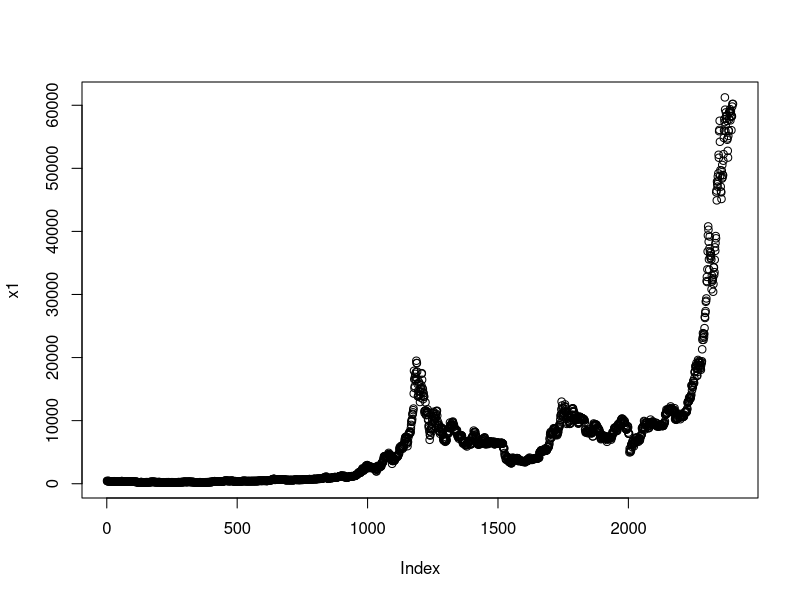
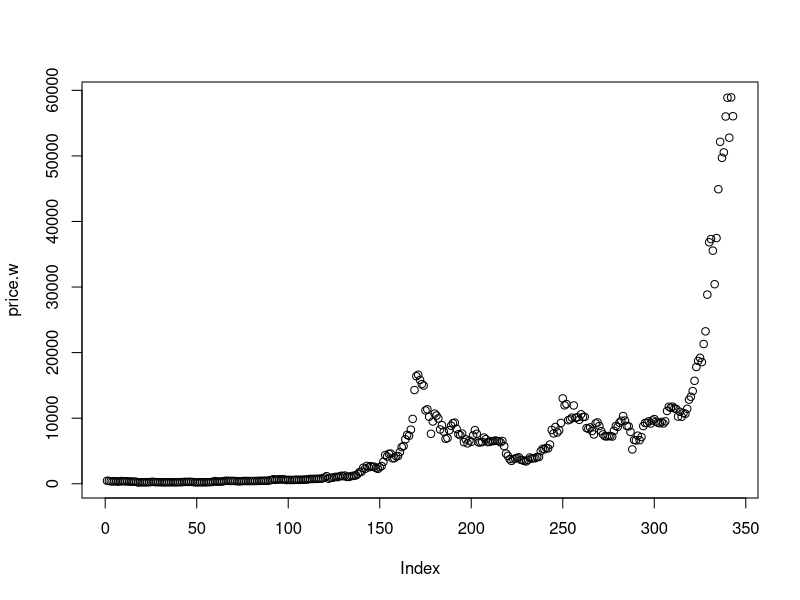
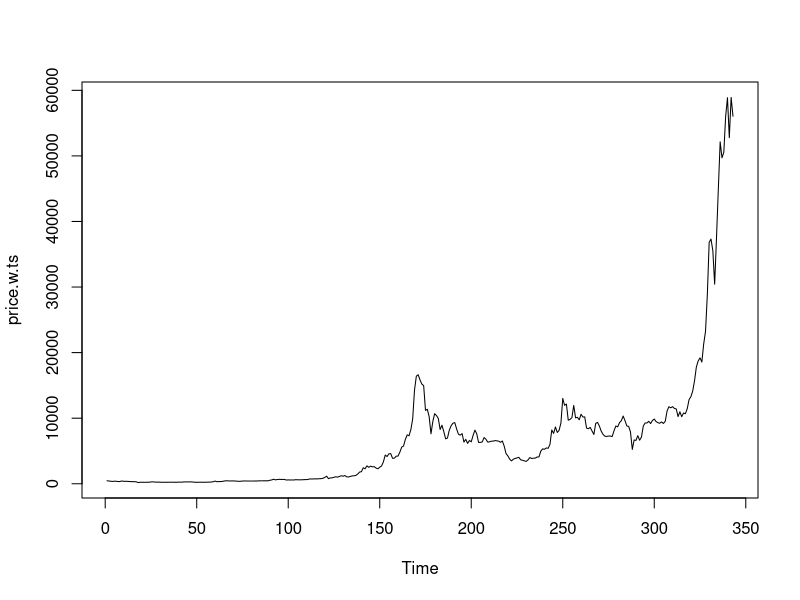
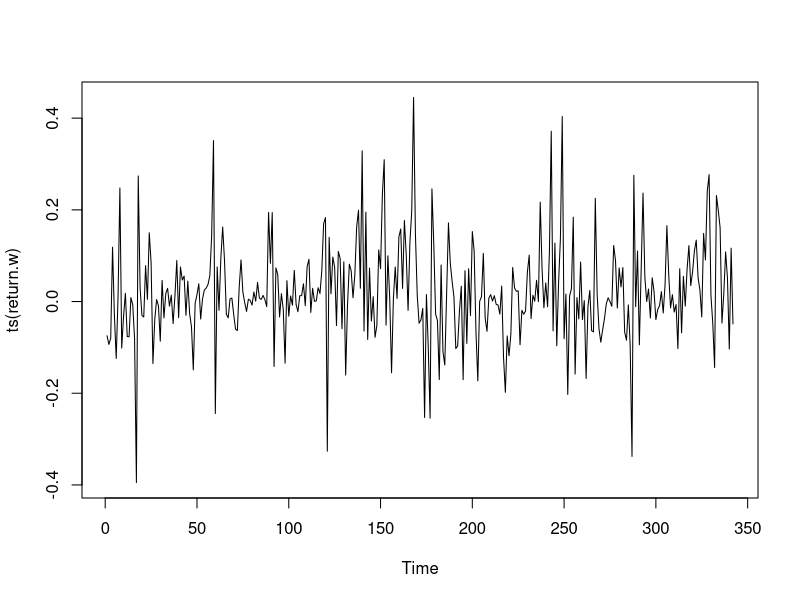
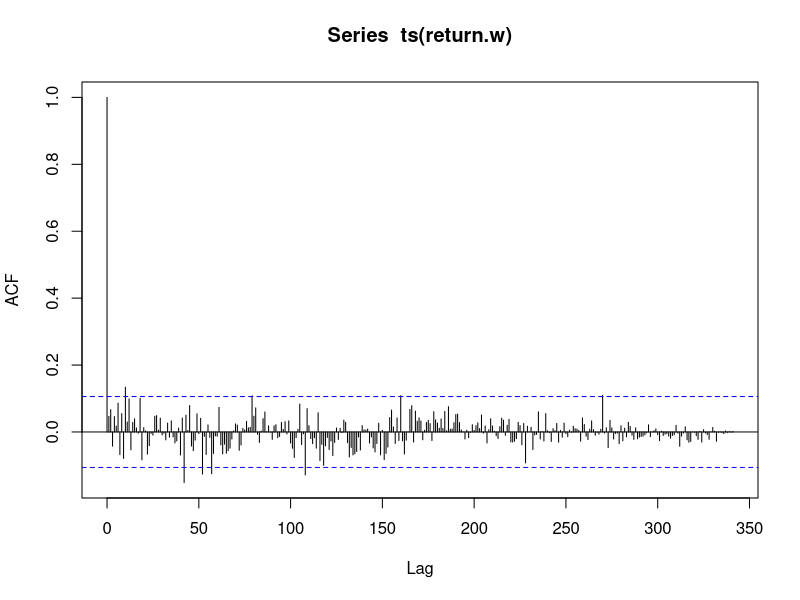
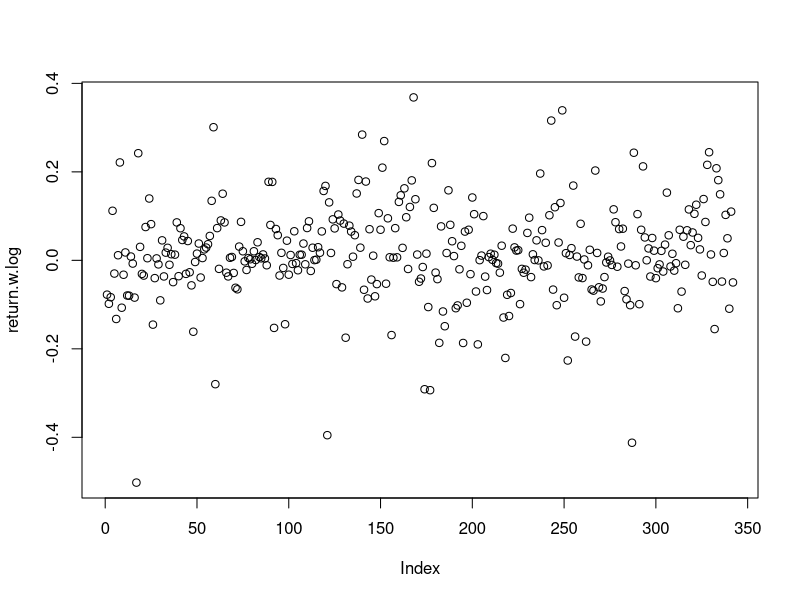
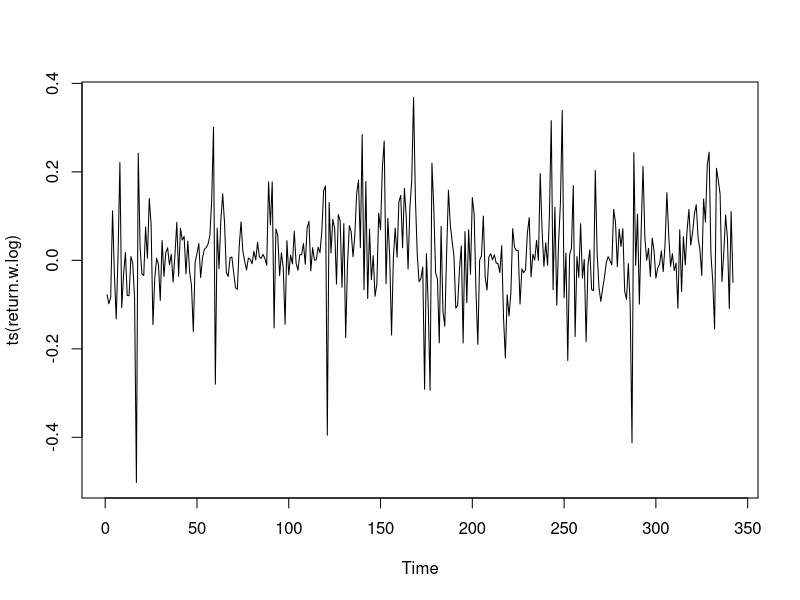
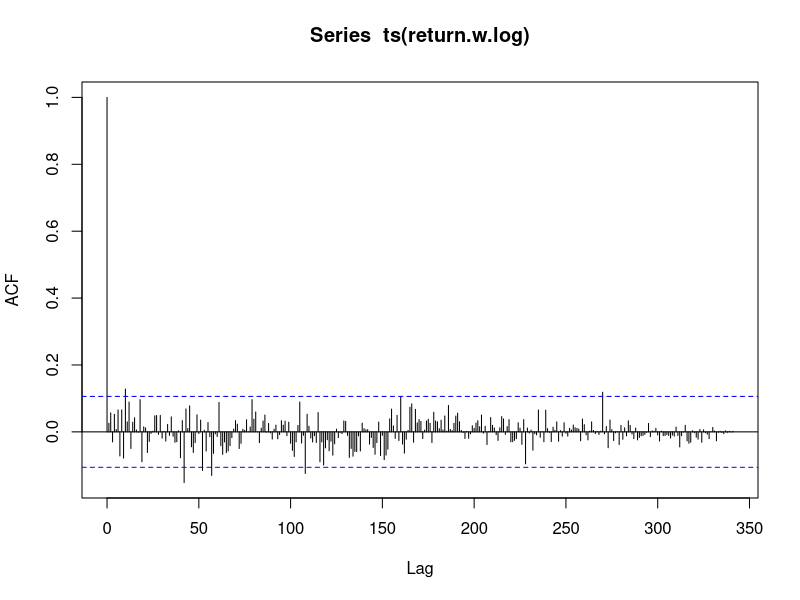

Write R code to recreate these figures, in order.
library(tseries)
BTChist <- read.csv("P6BTC.csv")

price <- data.frame(BTChist$Close)
plot(price)

price.w <- as.numeric(price[seq(1, nrow(price), 7), ])
plot(price.w)

price.w.ts <- ts(price.w)
plot(price.w.ts)

return.w1 <- rep(0, 343)
for (t in 2: 343) {
  return.w1[t] <- (price.w[t]-price.w[t-1])/price.w[t-1]
}
return.w <- return.w1[-1]

plot(ts(return.w))

acf(ts(return.w), lag.max=342)

adf.test(ts(return.w))

# LOG RETURNS
return.w.log1 <- rep(0, 343)
for (t in 2: 343) {
  return.w.log1[t] <- log(price.w[t])-log(price.w[t-1])
}
return.w.log <- return.w.log1[-1]

plot(return.w.log)

plot(ts(return.w.log))

acf(ts(return.w.log), lag.max=342)

adf.test(ts(return.w.log)) 

#fitted AR modeller
ar1 <- arima(ts(return.w), order=c(1,0,0))
ar1.fit <- return.w-residuals(ar1)


plot(ts(return.w))
lines(ar1.fit, lty=2, col="red", lwd=2)

plot(ar1.fit)


par(mfrow=c(1,1))
acf(residuals(ar1), lag.max=342)

AIC(ar1)
BIC(ar1)

ar2 <- arima(ts(return.w), order=c(2,0,0))
ar2.fit <- return.w-residuals(ar2)


plot(ar2.fit)
plot(ts(return.w))

par(mfrow=c(1,1))
acf(residuals(ar2), lag.max=342)

AIC(ar2)
BIC(ar2) # It is seen AIC and BIC increases, implying AR1 model is the best to the data.

n <- 342
x <- ts(return.w) 
x1 <- c(NA, return.w)  # Lag(x,1) med NA som f?rste v?rdi

z <- x[-1]
z1 <- x1[c(-1, -343)]

model <- lm(z ~ z1)
res <- residuals(model)
summary(model) #p-v?rdi lig 0.38815, 0 hypotese phi=0 accepteret, emh opfyldt, returns=WN
plot(model)

#FOR LOG RETURNS
ar1 <- arima(ts(return.w.log), order=c(1,0,0))
ar1.fit <- return.w.log-residuals(ar1)

par(mfrow=c(1,2))
plot(ar1.fit)
plot(ts(return.w.log))

par(mfrow=c(1,1))
acf(residuals(ar1), lag.max=342)

AIC(ar1)
BIC(ar1)

ar2 <- arima(ts(return.w.log), order=c(2,0,0))
ar2.fit <- return.w.log-residuals(ar2)


plot(ar2.fit)
plot(ts(return.w.log))

par(mfrow=c(1,1))
acf(residuals(ar2), lag.max=342)

AIC(ar2)
BIC(ar2) # It is seen AIC and BIC increases, implying AR1 model is the best to the data.

n <- 342
x <- ts(return.w.log) 
x1 <- c(NA, return.w.log)  # Lag(x,1) med NA som f?rste v?rdi

z <- x[-1]
z1 <- x1[c(-1, -343)]

model <- lm(z ~ z1)
res <- residuals(model)
summary(model) #p-v?rdi lig 0.6368  , 0 hypotese phi=0 accepteret, emh opfyldt, returns=WN
plot(model)

